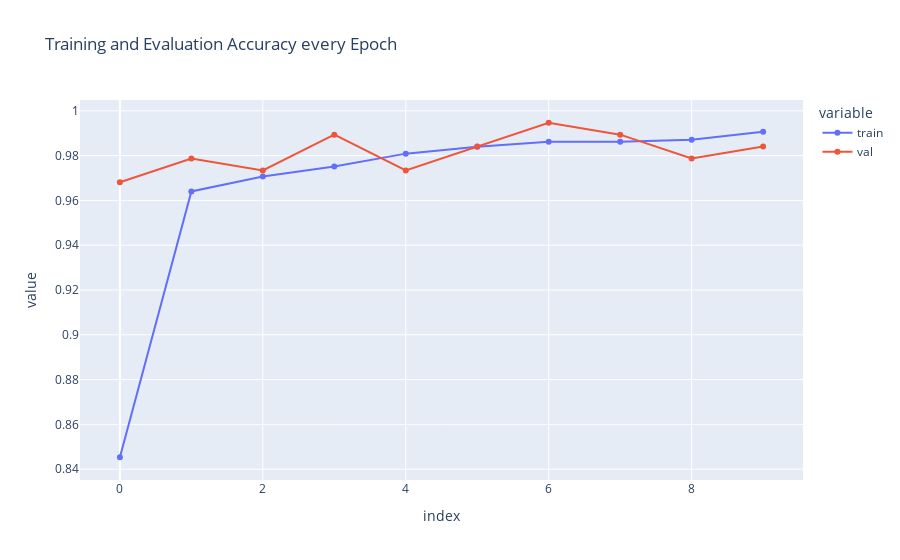

Here is the notebook cell this chart was saved with:
### Markdown cell above
# <b>6 <span style='color:#78D118'>|</span> Visualizing the Model</b>
#### On how the models accuracy and loss changed through-out the 5 epochs

### Code cell
from plotly.offline import iplot, init_notebook_mode
import plotly.express as px
import pandas as pd

init_notebook_mode(connected=True)

acc = pd.DataFrame({'train': history.history['acc'], 'val': history.history['val_acc']})

fig = px.line(acc, x=acc.index, y=acc.columns[0::], title='Training and Evaluation Accuracy every Epoch', markers=True)
fig.show()

### Figure 1 — Plotly figure (JSON) as saved in the notebook; plotly's stock layout.template omitted (floating-point values rounded to 4 significant figures)
{"data": [{"hovertemplate": "variable=train<br>index=%{x}<br>value=%{y}<extra></extra>", "legendgroup": "train", "line": {"color": "#636efa", "dash": "solid"}, "marker": {"symbol": "circle"}, "mode": "markers+lines", "name": "train", "orientation": "v", "showlegend": true, "x": [0, 1, 2, 3, 4, 5, 6, 7, 8, 9], "xaxis": "x", "y": [0.8453, 0.964, 0.9707, 0.9751, 0.9809, 0.984, 0.9862, 0.9862, 0.9871, 0.9907], "yaxis": "y", "type": "scatter"}, {"hovertemplate": "variable=val<br>index=%{x}<br>value=%{y}<extra></extra>", "legendgroup": "val", "line": {"color": "#EF553B", "dash": "solid"}, "marker": {"symbol": "circle"}, "mode": "markers+lines", "name": "val", "orientation": "v", "showlegend": true, "x": [0, 1, 2, 3, 4, 5, 6, 7, 8, 9], "xaxis": "x", "y": [0.9681, 0.9787, 0.9734, 0.9894, 0.9734, 0.984, 0.9947, 0.9894, 0.9787, 0.984], "yaxis": "y", "type": "scatter"}], "layout": {"xaxis": {"anchor": "y", "domain": [0, 1], "title": {"text": "index"}, "type": "linear", "range": [-0.5466, 9.547], "autorange": true}, "yaxis": {"anchor": "x", "domain": [0, 1], "title": {"text": "value"}, "type": "linear", "range": [0.8344, 1.006], "autorange": true}, "legend": {"title": {"text": "variable"}, "tracegroupgap": 0}, "title": {"text": "Training and Evaluation Accuracy every Epoch"}, "autosize": true}}
